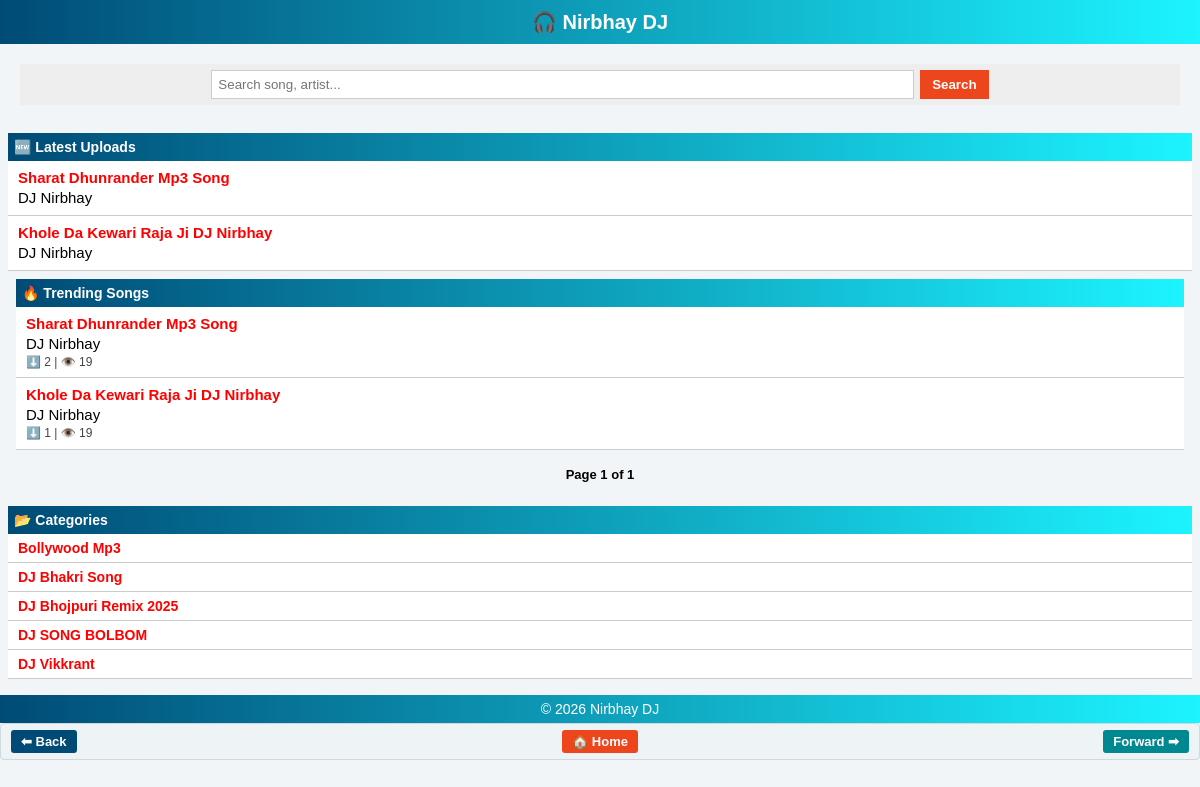
Before: / with the older database file.
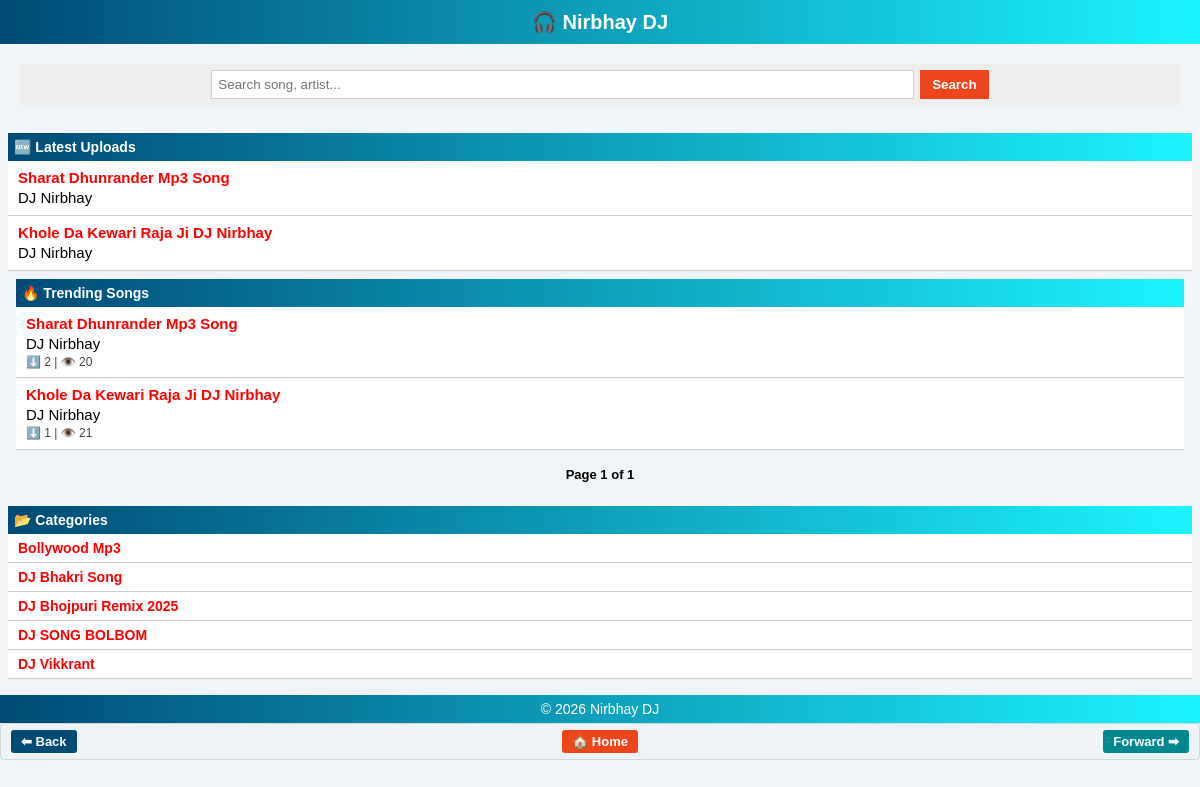
After: the same page with the newer database file.
### songs/models.py (models this page shows, shortened)
class Song(models.Model):
    title = models.CharField(max_length=200)
    slug = models.SlugField(max_length=200, unique=True)
    category = models.ForeignKey(Category, on_delete=models.CASCADE, related_name='songs')
    artist = models.ForeignKey(Artist, on_delete=models.CASCADE, related_name='songs')
    audio_file = models.FileField(upload_to='songs/')
    thumbnail = models.ImageField(upload_to='thumbnails/', blank=True, null=True)
    uploaded_at = models.DateTimeField(auto_now_add=True)
    views = models.PositiveIntegerField(default=0)
    downloads = models.PositiveIntegerField(default=0)
    class Meta:
        ordering = ['-uploaded_at']

class Artist(models.Model):
    name = models.CharField(max_length=100, unique=True)
    slug = models.SlugField(max_length=120, unique=True)
    image = models.ImageField(upload_to='artists/', blank=True, null=True)
    class Meta:
        ordering = ['name']

class Category(models.Model):
    name = models.CharField(max_length=100, unique=True)
    slug = models.SlugField(max_length=120, unique=True)
    class Meta:
        ordering = ['name']

### songs/views.py (the view)
# urls.py: path('', views.home, name='home'),
def home(request):
    song_list = Song.objects.order_by('-uploaded_at')
    paginator = Paginator(song_list, 12)
    page_number = request.GET.get('page')
    page_obj = paginator.get_page(page_number)
    categories = Category.objects.all()
    trending_songs = Song.objects.order_by(
        '-downloads',
        '-views',
        '-uploaded_at'
    )[:8]
    return render(request, 'songs/home.html', {
        'page_obj': page_obj,
        'categories': categories,
        'trending_songs': trending_songs
    })

### templates/songs/home.html (shortened to what this page needs)
{% extends 'songs/base.html' %}
{% block content %}
<div style="padding: 20px; text-align:center;">
    <form action="{% url 'search' %}" method="get" class="search-form" style="justify-content:center;">
        <input type="text" name="q" placeholder="Search song, artist..." required>
        <button type="submit">Search</button>
    </form>
</div>
<section class="section">
    <h2>🆕 Latest Uploads</h2>
    <div class="song-grid">
        {% for song in page_obj %}
        <div class="song-card">
            <h4>
                <a href="{% url 'song_detail' song.slug %}">
                    {{ song.title }}
                </a>
            </h4>
            <p>
                <a href="{% url 'artist_detail' song.artist.slug %}" class="artistcolor
                ">
                    {{ song.artist.name }}
                </a>
            </p>
        </div>
        {% empty %}
        <p>No songs uploaded yet.</p>
        {% endfor %}
    </div>
    <section class="section">
        <h2>🔥 Trending Songs</h2>
        <div class="song-grid">
            {% for song in trending_songs %}
            <div class="song-card">
                <h4>
                    <a href="{% url 'song_detail' song.slug %}">
                        {{ song.title }}
                    </a>
                </h4>
                <p>
                    <a href="{% url 'artist_detail' song.artist.slug %}" class="artistcolor">
                        {{ song.artist.name }}
                    </a>
                </p>
                <p>⬇️ {{ song.downloads }} | 👁️ {{ song.views }}</p>
            </div>
            {% empty %}
            <p>No trending songs yet.</p>
            {% endfor %}
        </div>
    </section>
    <div class="pagination">
        <span>Page {{ page_obj.number }} of {{ page_obj.paginator.num_pages }}</span>
    </div>
</section>
<section class="section">
    <h2>📂 Categories</h2>
    <div class="category-grid">
        {% for category in categories %}
        <a href="{% url 'category_detail' category.slug %}" class="category-card">
            {{ category.name }}
        </a>
        {% empty %}
        <p>No categories found.</p>
        {% endfor %}
    </div>
</section>
{% endblock %}

### templates/songs/base.html (shortened to what this page needs)
{% load static %}
<!DOCTYPE html>
<html lang="en">
<head>
    <link rel="stylesheet" href="{% static 'css/style.css' %}">
</head>
<body>
    <nav class="navbar">
        <div class="logo">🎧 Nirbhay DJ</div>
    </nav>
    {% block content %}{% endblock %}
    <footer class="footer">
        © 2026 Nirbhay DJ
    </footer>
    <div class="nav-bar-long">
        <a href="javascript:history.back()" class="nav-btn nav-back">
            ⬅ Back
        </a>
        <a href="/" class="nav-btn nav-home">
            🏠 Home
        </a>
        <a href="javascript:history.forward()" class="nav-btn nav-forward">
            Forward ➡
        </a>
    </div>
</body>
</html>

### static/css/style.css (style rules this page uses)
body { margin: 0; font-family: Arial, sans-serif; background: #f2f5f7; color: #000; font-size: 14px; }
a { text-decoration: none; color: #ff0000; }
.navbar { background: linear-gradient(to right, #004b76, #1cf4ff); padding: 10px; text-align: center; }
.logo a, .logo { color: #fff; font-size: 20px; font-weight: bold; }
.search-form { display: flex; justify-content: center; padding: 6px; background: #eee; }
.search-form input { padding: 6px; width: 60%; border: 1px solid #ccc; }
.search-form button { padding: 6px 12px; margin-left: 6px; background: #ed461c; color: #fff; border: none; font-weight: bold; }
.section h2 { background: linear-gradient(to right, #004b76, #1cf4ff); color: #fff; padding: 6px; font-size: 14px; margin: 0; }
.section { padding: 8px; }
.song-grid { display: block; }
.song-card { border-bottom: 1px solid #ccc; padding: 6px 10px; background: #fff; }
.song-card h4 { margin: 2px 0; font-size: 14px; font-weight: bold; line-height: 1.2; }
.song-card p { font-size: 12px; color: #444; margin: 2px 0; line-height: 1.2; }
.artistcolor { color: #000; }
.song-card a { font-size: 15px; }
.category-grid { display: block; }
.category-card { display: block; padding: 6px 10px; border-bottom: 1px solid #ccc; background: #fff; font-weight: bold; }
.pagination { text-align: center; margin: 8px 0; }
.pagination span { font-weight: bold; font-size: 13px; }
.footer { background: linear-gradient(to right, #004b76, #1cf4ff); color: #fff; text-align: center; padding: 6px; margin-top: 8px; }
.nav-bar-long { display: grid; grid-template-columns: 1fr auto 1fr; align-items: center; background: #eef3f6; border: 1px solid #cfd8dc; padding: 6px 10px; margin-bottom: 8px; border-radius: 4px; font-size: 13px; }
.nav-btn { font-weight: bold; padding: 4px 10px; text-decoration: none; border-radius: 3px; }
.nav-back { justify-self: start; color: #ffffff; background: #004b76; }
.nav-home { justify-self: center; color: #ffffff; background: #ed461c; }
.nav-forward { justify-self: end; color: #ffffff; background: #008890; }

Changed rows visible on the page:
changed Song "Sharat Dhunrander Mp3 Song": views "19" → "20"
changed Song "Khole Da Kewari Raja Ji DJ Nirbhay": views "19" → "21"
